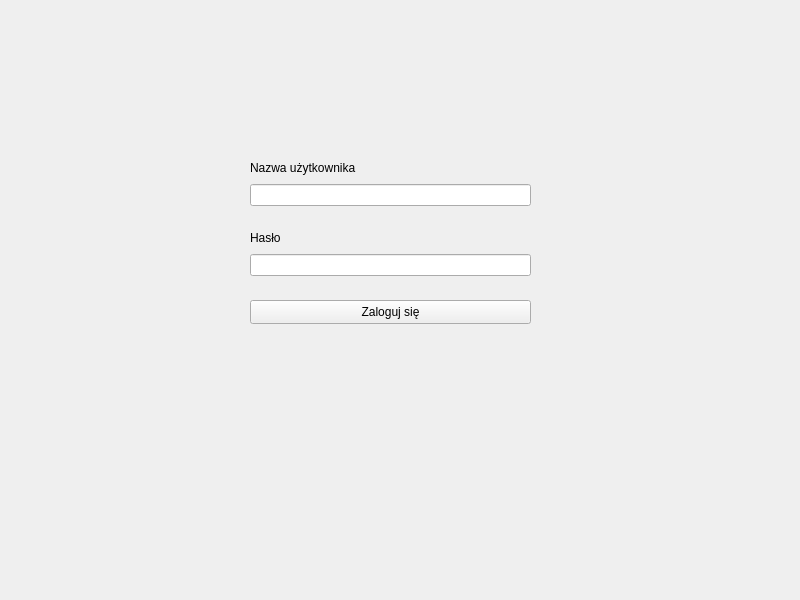
<?xml version="1.0" encoding="UTF-8"?>
<ui version="4.0">
 <class>LoginPage</class>
 <widget class="QWidget" name="LoginPage">
  <property name="geometry">
   <rect>
    <x>0</x>
    <y>0</y>
    <width>800</width>
    <height>600</height>
   </rect>
  </property>
  <property name="windowTitle">
   <string>CRM - Logowanie</string>
  </property>
  <widget class="QWidget" name="verticalLayoutWidget">
   <property name="geometry">
    <rect>
     <x>250</x>
     <y>160</y>
     <width>281</width>
     <height>48</height>
    </rect>
   </property>
   <layout class="QVBoxLayout" name="usernameLayout">
    <property name="spacing">
     <number>8</number>
    </property>
    <property name="sizeConstraint">
     <enum>QLayout::SizeConstraint::SetMinimumSize</enum>
    </property>
    <item>
     <widget class="QLabel" name="usernameLabel">
      <property name="sizePolicy">
       <sizepolicy hsizetype="Expanding" vsizetype="Fixed">
        <horstretch>0</horstretch>
        <verstretch>0</verstretch>
       </sizepolicy>
      </property>
      <property name="text">
       <string>Nazwa użytkownika</string>
      </property>
     </widget>
    </item>
    <item>
     <widget class="QLineEdit" name="usernameLineEdit">
      <property name="echoMode">
       <enum>QLineEdit::EchoMode::Normal</enum>
      </property>
     </widget>
    </item>
   </layout>
  </widget>
  <widget class="QWidget" name="verticalLayoutWidget_2">
   <property name="geometry">
    <rect>
     <x>250</x>
     <y>230</y>
     <width>281</width>
     <height>48</height>
    </rect>
   </property>
   <layout class="QVBoxLayout" name="passwordLayout">
    <property name="spacing">
     <number>8</number>
    </property>
    <property name="sizeConstraint">
     <enum>QLayout::SizeConstraint::SetMinimumSize</enum>
    </property>
    <item>
     <widget class="QLabel" name="usernameLabel_2">
      <property name="sizePolicy">
       <sizepolicy hsizetype="Expanding" vsizetype="Fixed">
        <horstretch>0</horstretch>
        <verstretch>0</verstretch>
       </sizepolicy>
      </property>
      <property name="text">
       <string>Hasło</string>
      </property>
     </widget>
    </item>
    <item>
     <widget class="QLineEdit" name="passwordLineEdit">
      <property name="echoMode">
       <enum>QLineEdit::EchoMode::Password</enum>
      </property>
     </widget>
    </item>
   </layout>
  </widget>
  <widget class="QPushButton" name="submitButton">
   <property name="geometry">
    <rect>
     <x>250</x>
     <y>300</y>
     <width>281</width>
     <height>24</height>
    </rect>
   </property>
   <property name="text">
    <string>Zaloguj się</string>
   </property>
  </widget>
 </widget>
 <resources/>
 <connections/>
</ui>
